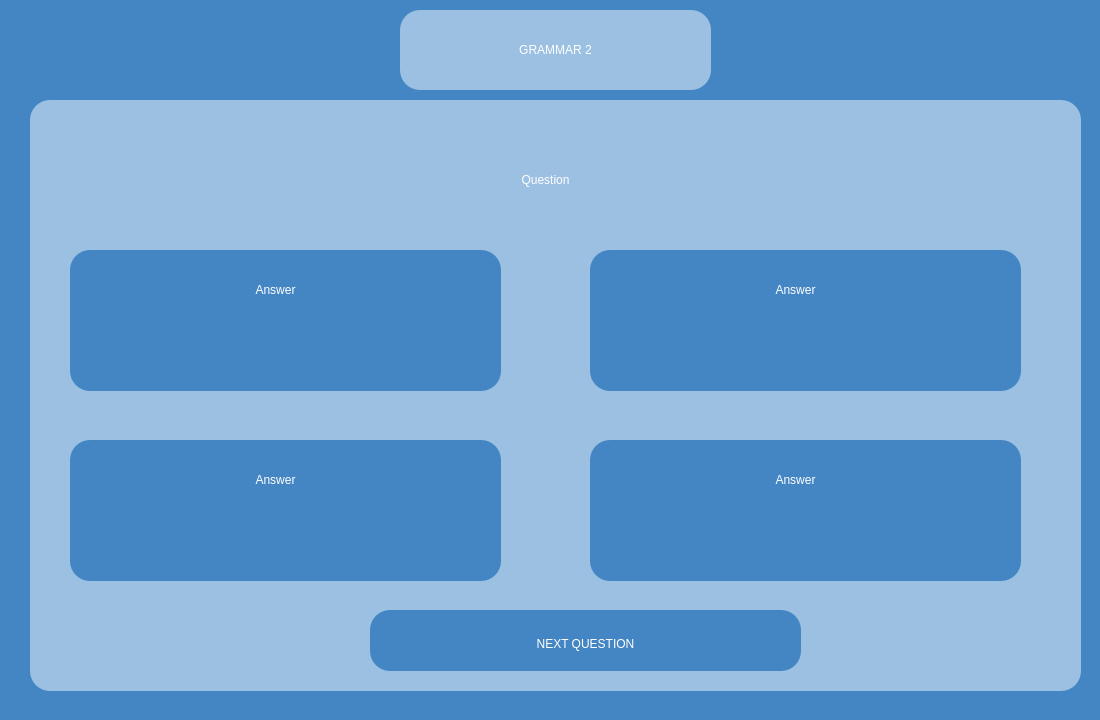
<?xml version="1.0" encoding="UTF-8"?>
<ui version="4.0">
 <class>grammarExam2</class>
 <widget class="QWidget" name="grammarExam2">
  <property name="geometry">
   <rect>
    <x>0</x>
    <y>0</y>
    <width>1100</width>
    <height>720</height>
   </rect>
  </property>
  <property name="windowTitle">
   <string>Form</string>
  </property>
  <property name="styleSheet">
   <string notr="true">background-color:#4486c3;</string>
  </property>
  <widget class="QFrame" name="questionTab">
   <property name="geometry">
    <rect>
     <x>30</x>
     <y>100</y>
     <width>1051</width>
     <height>591</height>
    </rect>
   </property>
   <property name="styleSheet">
    <string notr="true">background-color:rgb(155, 192, 226);
border:0px;
border-radius: 20px;</string>
   </property>
   <property name="frameShape">
    <enum>QFrame::Shape::StyledPanel</enum>
   </property>
   <property name="frameShadow">
    <enum>QFrame::Shadow::Raised</enum>
   </property>
   <widget class="QLabel" name="question">
    <property name="geometry">
     <rect>
      <x>50</x>
      <y>10</y>
      <width>931</width>
      <height>141</height>
     </rect>
    </property>
    <property name="whatsThis">
     <string>&lt;html&gt;&lt;head/&gt;&lt;body&gt;&lt;p align=&quot;center&quot;&gt;&lt;br/&gt;&lt;/p&gt;&lt;/body&gt;&lt;/html&gt;</string>
    </property>
    <property name="styleSheet">
     <string notr="true">color:white;
font: 32pt &quot;Aura&quot;;
text-align:center;</string>
    </property>
    <property name="text">
     <string>&lt;html&gt;&lt;head/&gt;&lt;body&gt;&lt;p align=&quot;center&quot;&gt;Question&lt;/p&gt;&lt;/body&gt;&lt;/html&gt;</string>
    </property>
   </widget>
   <widget class="QFrame" name="answerTab_1">
    <property name="geometry">
     <rect>
      <x>40</x>
      <y>150</y>
      <width>431</width>
      <height>141</height>
     </rect>
    </property>
    <property name="styleSheet">
     <string notr="true">background-color:#4486c3;
border:0px;
border-radius: 20px;</string>
    </property>
    <property name="frameShape">
     <enum>QFrame::Shape::StyledPanel</enum>
    </property>
    <property name="frameShadow">
     <enum>QFrame::Shadow::Raised</enum>
    </property>
    <widget class="QLabel" name="answer_1">
     <property name="geometry">
      <rect>
       <x>60</x>
       <y>10</y>
       <width>291</width>
       <height>61</height>
      </rect>
     </property>
     <property name="whatsThis">
      <string>&lt;html&gt;&lt;head/&gt;&lt;body&gt;&lt;p align=&quot;center&quot;&gt;&lt;br/&gt;&lt;/p&gt;&lt;/body&gt;&lt;/html&gt;</string>
     </property>
     <property name="styleSheet">
      <string notr="true">color:white;
font: 32pt &quot;Aura&quot;;</string>
     </property>
     <property name="text">
      <string>&lt;html&gt;&lt;head/&gt;&lt;body&gt;&lt;p align=&quot;center&quot;&gt;Answer&lt;/p&gt;&lt;/body&gt;&lt;/html&gt;</string>
     </property>
    </widget>
    <widget class="QPushButton" name="answer_1Button">
     <property name="geometry">
      <rect>
       <x>0</x>
       <y>0</y>
       <width>431</width>
       <height>141</height>
      </rect>
     </property>
     <property name="styleSheet">
      <string notr="true">background-color:rgba(0, 0, 0, 0);
border-radius:35px;</string>
     </property>
     <property name="text">
      <string/>
     </property>
    </widget>
    <zorder>answer_1Button</zorder>
    <zorder>answer_1</zorder>
   </widget>
   <widget class="QFrame" name="answerTab_2">
    <property name="geometry">
     <rect>
      <x>560</x>
      <y>150</y>
      <width>431</width>
      <height>141</height>
     </rect>
    </property>
    <property name="styleSheet">
     <string notr="true">background-color:#4486c3;
border:0px;
border-radius: 20px;</string>
    </property>
    <property name="frameShape">
     <enum>QFrame::Shape::StyledPanel</enum>
    </property>
    <property name="frameShadow">
     <enum>QFrame::Shadow::Raised</enum>
    </property>
    <widget class="QLabel" name="answer_2">
     <property name="geometry">
      <rect>
       <x>60</x>
       <y>10</y>
       <width>291</width>
       <height>61</height>
      </rect>
     </property>
     <property name="whatsThis">
      <string>&lt;html&gt;&lt;head/&gt;&lt;body&gt;&lt;p align=&quot;center&quot;&gt;&lt;br/&gt;&lt;/p&gt;&lt;/body&gt;&lt;/html&gt;</string>
     </property>
     <property name="styleSheet">
      <string notr="true">color:white;
font: 32pt &quot;Aura&quot;;</string>
     </property>
     <property name="text">
      <string>&lt;html&gt;&lt;head/&gt;&lt;body&gt;&lt;p align=&quot;center&quot;&gt;Answer&lt;/p&gt;&lt;/body&gt;&lt;/html&gt;</string>
     </property>
    </widget>
    <widget class="QPushButton" name="answer_2Button">
     <property name="geometry">
      <rect>
       <x>0</x>
       <y>0</y>
       <width>431</width>
       <height>141</height>
      </rect>
     </property>
     <property name="styleSheet">
      <string notr="true">background-color:rgba(0, 0, 0, 0);
border-radius:35px;</string>
     </property>
     <property name="text">
      <string/>
     </property>
    </widget>
    <zorder>answer_2Button</zorder>
    <zorder>answer_2</zorder>
   </widget>
   <widget class="QFrame" name="answerTab_3">
    <property name="geometry">
     <rect>
      <x>40</x>
      <y>340</y>
      <width>431</width>
      <height>141</height>
     </rect>
    </property>
    <property name="styleSheet">
     <string notr="true">background-color:#4486c3;
border:0px;
border-radius: 20px;</string>
    </property>
    <property name="frameShape">
     <enum>QFrame::Shape::StyledPanel</enum>
    </property>
    <property name="frameShadow">
     <enum>QFrame::Shadow::Raised</enum>
    </property>
    <widget class="QLabel" name="answer_3">
     <property name="geometry">
      <rect>
       <x>60</x>
       <y>10</y>
       <width>291</width>
       <height>61</height>
      </rect>
     </property>
     <property name="whatsThis">
      <string>&lt;html&gt;&lt;head/&gt;&lt;body&gt;&lt;p align=&quot;center&quot;&gt;&lt;br/&gt;&lt;/p&gt;&lt;/body&gt;&lt;/html&gt;</string>
     </property>
     <property name="styleSheet">
      <string notr="true">color:white;
font: 32pt &quot;Aura&quot;;</string>
     </property>
     <property name="text">
      <string>&lt;html&gt;&lt;head/&gt;&lt;body&gt;&lt;p align=&quot;center&quot;&gt;Answer&lt;/p&gt;&lt;/body&gt;&lt;/html&gt;</string>
     </property>
    </widget>
    <widget class="QPushButton" name="answer_3Button">
     <property name="geometry">
      <rect>
       <x>0</x>
       <y>0</y>
       <width>431</width>
       <height>141</height>
      </rect>
     </property>
     <property name="styleSheet">
      <string notr="true">background-color:rgba(0, 0, 0, 0);
border-radius:35px;</string>
     </property>
     <property name="text">
      <string/>
     </property>
    </widget>
    <zorder>answer_3Button</zorder>
    <zorder>answer_3</zorder>
   </widget>
   <widget class="QFrame" name="answerTab_4">
    <property name="geometry">
     <rect>
      <x>560</x>
      <y>340</y>
      <width>431</width>
      <height>141</height>
     </rect>
    </property>
    <property name="styleSheet">
     <string notr="true">background-color:#4486c3;
border:0px;
border-radius: 20px;</string>
    </property>
    <property name="frameShape">
     <enum>QFrame::Shape::StyledPanel</enum>
    </property>
    <property name="frameShadow">
     <enum>QFrame::Shadow::Raised</enum>
    </property>
    <widget class="QLabel" name="answer_4">
     <property name="geometry">
      <rect>
       <x>60</x>
       <y>10</y>
       <width>291</width>
       <height>61</height>
      </rect>
     </property>
     <property name="whatsThis">
      <string>&lt;html&gt;&lt;head/&gt;&lt;body&gt;&lt;p align=&quot;center&quot;&gt;&lt;br/&gt;&lt;/p&gt;&lt;/body&gt;&lt;/html&gt;</string>
     </property>
     <property name="styleSheet">
      <string notr="true">color:white;
font: 32pt &quot;Aura&quot;;</string>
     </property>
     <property name="text">
      <string>&lt;html&gt;&lt;head/&gt;&lt;body&gt;&lt;p align=&quot;center&quot;&gt;Answer&lt;/p&gt;&lt;/body&gt;&lt;/html&gt;</string>
     </property>
    </widget>
    <widget class="QPushButton" name="answer_4Button">
     <property name="geometry">
      <rect>
       <x>0</x>
       <y>0</y>
       <width>431</width>
       <height>141</height>
      </rect>
     </property>
     <property name="styleSheet">
      <string notr="true">background-color:rgba(0, 0, 0, 0);
border-radius:35px;</string>
     </property>
     <property name="text">
      <string/>
     </property>
    </widget>
    <zorder>answer_4Button</zorder>
    <zorder>answer_4</zorder>
   </widget>
   <widget class="QFrame" name="nextTab">
    <property name="geometry">
     <rect>
      <x>340</x>
      <y>510</y>
      <width>431</width>
      <height>61</height>
     </rect>
    </property>
    <property name="styleSheet">
     <string notr="true">background-color:#4486c3;
border:0px;
border-radius: 20px;</string>
    </property>
    <property name="frameShape">
     <enum>QFrame::Shape::StyledPanel</enum>
    </property>
    <property name="frameShadow">
     <enum>QFrame::Shadow::Raised</enum>
    </property>
    <widget class="QLabel" name="next">
     <property name="geometry">
      <rect>
       <x>70</x>
       <y>4</y>
       <width>291</width>
       <height>61</height>
      </rect>
     </property>
     <property name="whatsThis">
      <string>&lt;html&gt;&lt;head/&gt;&lt;body&gt;&lt;p align=&quot;center&quot;&gt;&lt;br/&gt;&lt;/p&gt;&lt;/body&gt;&lt;/html&gt;</string>
     </property>
     <property name="styleSheet">
      <string notr="true">color:white;
font: 32pt &quot;Aura&quot;;</string>
     </property>
     <property name="text">
      <string>&lt;html&gt;&lt;head/&gt;&lt;body&gt;&lt;p align=&quot;center&quot;&gt;NEXT QUESTION&lt;/p&gt;&lt;/body&gt;&lt;/html&gt;</string>
     </property>
    </widget>
    <widget class="QPushButton" name="nextButton">
     <property name="geometry">
      <rect>
       <x>0</x>
       <y>0</y>
       <width>431</width>
       <height>61</height>
      </rect>
     </property>
     <property name="styleSheet">
      <string notr="true">background-color:rgba(0, 0, 0, 0);
border-radius:35px;</string>
     </property>
     <property name="text">
      <string/>
     </property>
    </widget>
   </widget>
  </widget>
  <widget class="QFrame" name="You_profile_back">
   <property name="geometry">
    <rect>
     <x>400</x>
     <y>10</y>
     <width>311</width>
     <height>80</height>
    </rect>
   </property>
   <property name="styleSheet">
    <string notr="true">background-color:rgb(155, 192, 226);
border:0px;
border-radius: 20px;</string>
   </property>
   <property name="frameShape">
    <enum>QFrame::Shape::StyledPanel</enum>
   </property>
   <property name="frameShadow">
    <enum>QFrame::Shadow::Raised</enum>
   </property>
   <widget class="QLabel" name="your_profile_text">
    <property name="geometry">
     <rect>
      <x>10</x>
      <y>10</y>
      <width>291</width>
      <height>61</height>
     </rect>
    </property>
    <property name="styleSheet">
     <string notr="true">color:white;
font: 32pt &quot;Aura&quot;;</string>
    </property>
    <property name="text">
     <string>&lt;html&gt;&lt;head/&gt;&lt;body&gt;&lt;p align=&quot;center&quot;&gt;GRAMMAR 2&lt;/p&gt;&lt;/body&gt;&lt;/html&gt;</string>
    </property>
   </widget>
  </widget>
 </widget>
 <resources/>
 <connections/>
</ui>
